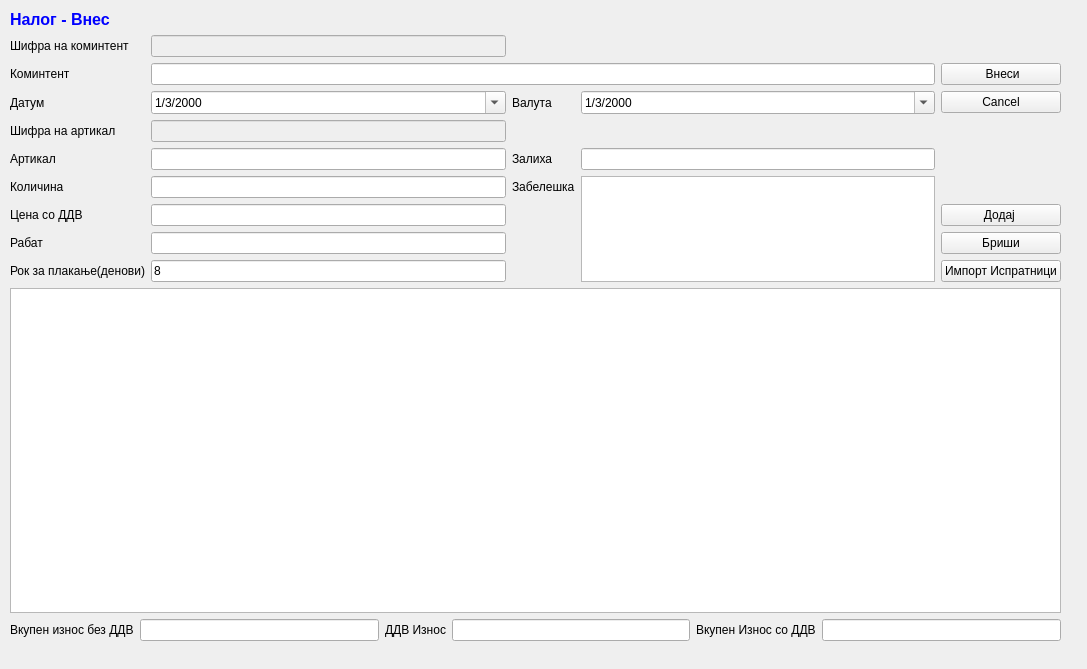
<?xml version="1.0" encoding="UTF-8"?>
<ui version="4.0">
 <class>NalogVnes</class>
 <widget class="QWidget" name="NalogVnes">
  <property name="geometry">
   <rect>
    <x>0</x>
    <y>0</y>
    <width>1087</width>
    <height>669</height>
   </rect>
  </property>
  <property name="windowTitle">
   <string>Form</string>
  </property>
  <widget class="QWidget" name="layoutWidget">
   <property name="geometry">
    <rect>
     <x>10</x>
     <y>10</y>
     <width>1051</width>
     <height>631</height>
    </rect>
   </property>
   <layout class="QGridLayout" name="gridLayout">
    <item row="10" column="0">
     <widget class="QLabel" name="label_9">
      <property name="text">
       <string>Рок за плакање(денови)</string>
      </property>
     </widget>
    </item>
    <item row="8" column="4">
     <widget class="QPushButton" name="pushButton_3">
      <property name="text">
       <string>Додај </string>
      </property>
     </widget>
    </item>
    <item row="11" column="0" colspan="5">
     <widget class="QTableView" name="tableView"/>
    </item>
    <item row="4" column="1">
     <widget class="QDateTimeEdit" name="dateTimeDatum">
      <property name="date">
       <date>
        <year>2000</year>
        <month>3</month>
        <day>1</day>
       </date>
      </property>
      <property name="displayFormat">
       <string>d/M/yyyy</string>
      </property>
      <property name="calendarPopup">
       <bool>true</bool>
      </property>
     </widget>
    </item>
    <item row="10" column="1">
     <widget class="QLineEdit" name="rok_za_plakanje_denovi">
      <property name="text">
       <string>8</string>
      </property>
     </widget>
    </item>
    <item row="6" column="1">
     <widget class="QLineEdit" name="artikal">
      <property name="enabled">
       <bool>true</bool>
      </property>
      <property name="toolTip">
       <string>&lt;html&gt;&lt;head/&gt;&lt;body&gt;&lt;p&gt;Притисни ЕНТЕР за да те однесе во листата&lt;/p&gt;&lt;/body&gt;&lt;/html&gt;</string>
      </property>
      <property name="readOnly">
       <bool>false</bool>
      </property>
     </widget>
    </item>
    <item row="4" column="3">
     <widget class="QDateTimeEdit" name="dateTimeValuta">
      <property name="date">
       <date>
        <year>2000</year>
        <month>3</month>
        <day>1</day>
       </date>
      </property>
      <property name="displayFormat">
       <string>d/M/yyyy</string>
      </property>
      <property name="calendarPopup">
       <bool>true</bool>
      </property>
     </widget>
    </item>
    <item row="3" column="1" colspan="3">
     <widget class="QLineEdit" name="komintent">
      <property name="enabled">
       <bool>true</bool>
      </property>
      <property name="toolTip">
       <string>&lt;html&gt;&lt;head/&gt;&lt;body&gt;&lt;p&gt;Притисни ЕНТЕР за да те однесе во листата&lt;/p&gt;&lt;/body&gt;&lt;/html&gt;</string>
      </property>
      <property name="readOnly">
       <bool>false</bool>
      </property>
     </widget>
    </item>
    <item row="7" column="2">
     <widget class="QLabel" name="label_10">
      <property name="text">
       <string>Забелешка</string>
      </property>
     </widget>
    </item>
    <item row="7" column="3" rowspan="4">
     <widget class="QTextEdit" name="zabeleska"/>
    </item>
    <item row="6" column="2">
     <widget class="QLabel" name="label_7">
      <property name="text">
       <string>Залиха</string>
      </property>
     </widget>
    </item>
    <item row="8" column="1">
     <widget class="QLineEdit" name="cena_so_ddv"/>
    </item>
    <item row="6" column="3">
     <widget class="QLineEdit" name="zaliha">
      <property name="readOnly">
       <bool>true</bool>
      </property>
     </widget>
    </item>
    <item row="7" column="1">
     <widget class="QLineEdit" name="kolicina"/>
    </item>
    <item row="8" column="0">
     <widget class="QLabel" name="label_5">
      <property name="text">
       <string>Цена со ДДВ</string>
      </property>
     </widget>
    </item>
    <item row="7" column="0">
     <widget class="QLabel" name="label_6">
      <property name="text">
       <string>Количина</string>
      </property>
     </widget>
    </item>
    <item row="12" column="0" colspan="5">
     <layout class="QGridLayout" name="gridLayout_2">
      <item row="0" column="0">
       <widget class="QLabel" name="label_13">
        <property name="text">
         <string>Вкупен износ без ДДВ</string>
        </property>
       </widget>
      </item>
      <item row="0" column="1">
       <widget class="QLineEdit" name="vk_iznos_bez_ddv">
        <property name="readOnly">
         <bool>true</bool>
        </property>
       </widget>
      </item>
      <item row="0" column="2">
       <widget class="QLabel" name="label_14">
        <property name="text">
         <string>ДДВ Износ</string>
        </property>
       </widget>
      </item>
      <item row="0" column="3">
       <widget class="QLineEdit" name="vk_ddv_iznos">
        <property name="readOnly">
         <bool>true</bool>
        </property>
       </widget>
      </item>
      <item row="0" column="4">
       <widget class="QLabel" name="label_15">
        <property name="text">
         <string>Вкупен Износ со ДДВ</string>
        </property>
       </widget>
      </item>
      <item row="0" column="5">
       <widget class="QLineEdit" name="vk_iznos_so_ddv">
        <property name="readOnly">
         <bool>true</bool>
        </property>
       </widget>
      </item>
     </layout>
    </item>
    <item row="3" column="0">
     <widget class="QLabel" name="label">
      <property name="text">
       <string>Коминтент</string>
      </property>
     </widget>
    </item>
    <item row="2" column="1">
     <widget class="QLineEdit" name="sifra_komintent">
      <property name="enabled">
       <bool>false</bool>
      </property>
      <property name="palette">
       <palette>
        <active>
         <colorrole role="Text">
          <brush brushstyle="SolidPattern">
           <color alpha="255">
            <red>0</red>
            <green>0</green>
            <blue>0</blue>
           </color>
          </brush>
         </colorrole>
        </active>
        <inactive>
         <colorrole role="Text">
          <brush brushstyle="SolidPattern">
           <color alpha="255">
            <red>0</red>
            <green>0</green>
            <blue>0</blue>
           </color>
          </brush>
         </colorrole>
        </inactive>
        <disabled>
         <colorrole role="Text">
          <brush brushstyle="SolidPattern">
           <color alpha="255">
            <red>0</red>
            <green>0</green>
            <blue>255</blue>
           </color>
          </brush>
         </colorrole>
        </disabled>
       </palette>
      </property>
      <property name="styleSheet">
       <string notr="true"/>
      </property>
      <property name="text">
       <string/>
      </property>
     </widget>
    </item>
    <item row="2" column="0">
     <widget class="QLabel" name="label_12">
      <property name="text">
       <string>Шифра на коминтент</string>
      </property>
     </widget>
    </item>
    <item row="5" column="1">
     <widget class="QLineEdit" name="sifra_artikal">
      <property name="enabled">
       <bool>false</bool>
      </property>
      <property name="palette">
       <palette>
        <active>
         <colorrole role="Text">
          <brush brushstyle="SolidPattern">
           <color alpha="255">
            <red>0</red>
            <green>0</green>
            <blue>0</blue>
           </color>
          </brush>
         </colorrole>
        </active>
        <inactive>
         <colorrole role="Text">
          <brush brushstyle="SolidPattern">
           <color alpha="255">
            <red>0</red>
            <green>0</green>
            <blue>0</blue>
           </color>
          </brush>
         </colorrole>
        </inactive>
        <disabled>
         <colorrole role="Text">
          <brush brushstyle="SolidPattern">
           <color alpha="255">
            <red>0</red>
            <green>0</green>
            <blue>255</blue>
           </color>
          </brush>
         </colorrole>
        </disabled>
       </palette>
      </property>
      <property name="styleSheet">
       <string notr="true"/>
      </property>
     </widget>
    </item>
    <item row="5" column="0">
     <widget class="QLabel" name="label_16">
      <property name="text">
       <string>Шифра на артикал</string>
      </property>
     </widget>
    </item>
    <item row="9" column="1">
     <widget class="QLineEdit" name="rabat"/>
    </item>
    <item row="4" column="2">
     <widget class="QLabel" name="label_11">
      <property name="text">
       <string>Валута</string>
      </property>
     </widget>
    </item>
    <item row="0" column="0" colspan="2">
     <widget class="QLabel" name="label_4">
      <property name="text">
       <string>&lt;!DOCTYPE HTML PUBLIC &quot;-//W3C//DTD HTML 4.0//EN&quot; &quot;http://www.w3.org/TR/REC-html40/strict.dtd&quot;&gt;
&lt;html&gt;&lt;head&gt;&lt;meta name=&quot;qrichtext&quot; content=&quot;1&quot; /&gt;&lt;style type=&quot;text/css&quot;&gt;
p, li { white-space: pre-wrap; }
&lt;/style&gt;&lt;/head&gt;&lt;body style=&quot; font-family:'Sans Serif'; font-size:9pt; font-weight:400; font-style:normal;&quot;&gt;
&lt;p style=&quot; margin-top:0px; margin-bottom:0px; margin-left:0px; margin-right:0px; -qt-block-indent:0; text-indent:0px;&quot;&gt;&lt;span style=&quot; font-family:'MS Shell Dlg 2'; font-size:12pt; font-weight:600; color:#0000ff;&quot;&gt;Налог - Внес&lt;/span&gt;&lt;/p&gt;&lt;/body&gt;&lt;/html&gt;</string>
      </property>
     </widget>
    </item>
    <item row="3" column="4">
     <widget class="QPushButton" name="pushButton_4">
      <property name="text">
       <string> Внеси</string>
      </property>
      <property name="icon">
       <iconset>
        <normaloff>../../../Brisi/sterna/Resources/key_f9.png</normaloff>../../../Brisi/sterna/Resources/key_f9.png</iconset>
      </property>
     </widget>
    </item>
    <item row="10" column="4">
     <widget class="QPushButton" name="pushButtonA">
      <property name="enabled">
       <bool>true</bool>
      </property>
      <property name="text">
       <string>Импорт Испратници</string>
      </property>
     </widget>
    </item>
    <item row="4" column="0">
     <widget class="QLabel" name="label_2">
      <property name="text">
       <string>Датум</string>
      </property>
     </widget>
    </item>
    <item row="4" column="4">
     <widget class="QPushButton" name="pushButton_5">
      <property name="text">
       <string>Cancel</string>
      </property>
     </widget>
    </item>
    <item row="6" column="0">
     <widget class="QLabel" name="label_3">
      <property name="text">
       <string>Артикал</string>
      </property>
     </widget>
    </item>
    <item row="9" column="0">
     <widget class="QLabel" name="label_8">
      <property name="text">
       <string>Рабат</string>
      </property>
     </widget>
    </item>
    <item row="9" column="4">
     <widget class="QPushButton" name="pushButton_6">
      <property name="text">
       <string>Бриши</string>
      </property>
     </widget>
    </item>
   </layout>
  </widget>
 </widget>
 <tabstops>
  <tabstop>sifra_komintent</tabstop>
  <tabstop>komintent</tabstop>
  <tabstop>dateTimeDatum</tabstop>
  <tabstop>dateTimeValuta</tabstop>
  <tabstop>sifra_artikal</tabstop>
  <tabstop>artikal</tabstop>
  <tabstop>zaliha</tabstop>
  <tabstop>kolicina</tabstop>
  <tabstop>cena_so_ddv</tabstop>
  <tabstop>rabat</tabstop>
  <tabstop>rok_za_plakanje_denovi</tabstop>
  <tabstop>pushButton_3</tabstop>
  <tabstop>pushButton_6</tabstop>
  <tabstop>pushButtonA</tabstop>
  <tabstop>pushButton_4</tabstop>
  <tabstop>pushButton_5</tabstop>
  <tabstop>zabeleska</tabstop>
  <tabstop>tableView</tabstop>
  <tabstop>vk_iznos_bez_ddv</tabstop>
  <tabstop>vk_ddv_iznos</tabstop>
  <tabstop>vk_iznos_so_ddv</tabstop>
 </tabstops>
 <resources/>
 <connections/>
</ui>
